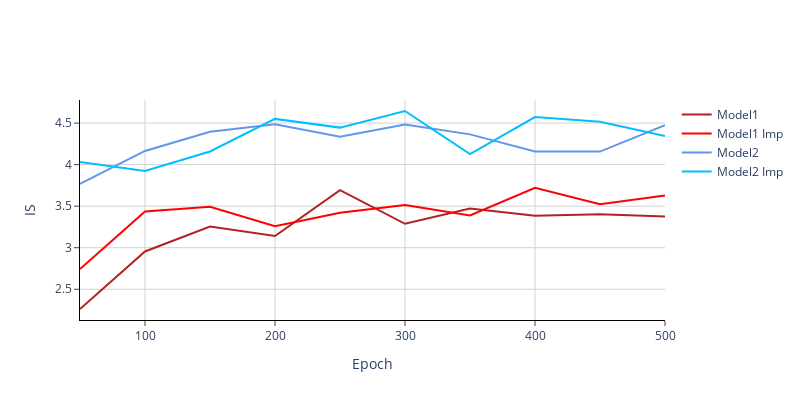

Notebook code for this chart:
### Code cell
epoch_inception

### Figure 1 — Plotly figure (JSON) as saved in the notebook; plotly's stock layout.template omitted (floating-point values rounded to 4 significant figures)
{"data": [{"marker": {"color": "firebrick"}, "mode": "lines", "name": "Model1", "x": [50, 100, 150, 200, 250, 300, 350, 400, 450, 500], "y": [2.262, 2.955, 3.256, 3.141, 3.692, 3.288, 3.472, 3.384, 3.403, 3.375], "type": "scatter"}, {"marker": {"color": "red"}, "mode": "lines", "name": "Model1 Imp", "x": [50, 100, 150, 200, 250, 300, 350, 400, 450, 500], "y": [2.743, 3.435, 3.494, 3.258, 3.42, 3.515, 3.389, 3.722, 3.523, 3.629], "type": "scatter"}, {"marker": {"color": "cornflowerblue"}, "mode": "lines", "name": "Model2", "x": [50, 100, 150, 200, 250, 300, 350, 400, 450, 500], "y": [3.767, 4.165, 4.396, 4.487, 4.334, 4.483, 4.364, 4.158, 4.157, 4.475], "type": "scatter"}, {"marker": {"color": "deepskyblue"}, "mode": "lines", "name": "Model2 Imp", "x": [50, 100, 150, 200, 250, 300, 350, 400, 450, 500], "y": [4.033, 3.924, 4.158, 4.551, 4.446, 4.646, 4.126, 4.573, 4.516, 4.344], "type": "scatter"}], "layout": {"xaxis": {"title": {"text": "Epoch"}, "mirror": false, "ticks": "outside", "showline": true, "linecolor": "black", "gridcolor": "lightgrey"}, "yaxis": {"title": {"text": "IS"}, "mirror": false, "ticks": "outside", "showline": true, "linecolor": "black", "gridcolor": "lightgrey"}, "title": {"text": ""}, "plot_bgcolor": "white", "width": 800, "height": 400}}
